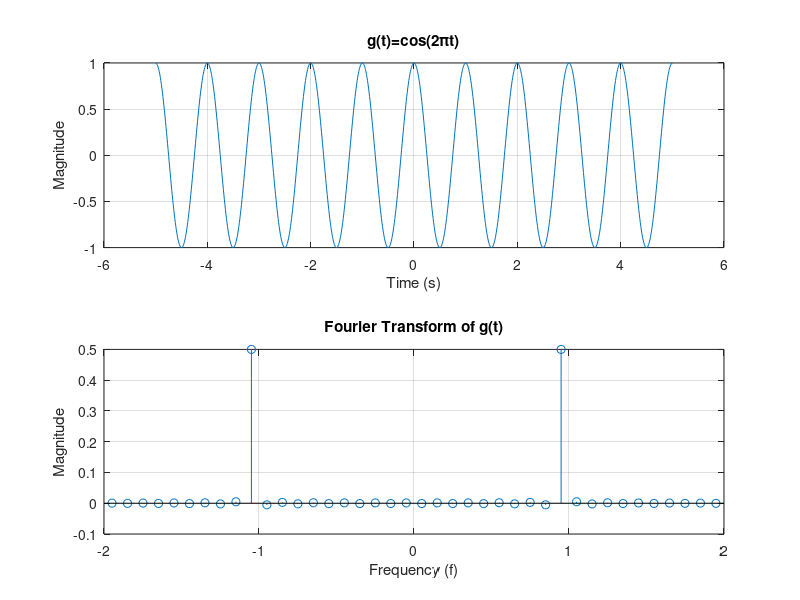

Reproduce this figure in MATLAB.
clear all; close all; clc;

W = 5;
fs = 100;
t = -W:1/fs:W;
N = length(t);
x = cos(2*pi*t);

% Fourier transform
bin_inc = fs/N;
f = (-N/2:1:N/2-1)*bin_inc;
X = zeros(1, length(f));
for i = 1:length(f)
    X = X + x(i)*exp(-j*2*pi*f(i)*t)/N;
end

figure(1);
subplot(2,1,1);
plot(t,x);
grid on;
title('g(t)=cos(2\pit)');
xlabel('Time (s)');
ylabel('Magnitude');

figure(1);
subplot(2,1,2);
stem(f,X);
xlim([-2 2]);
grid on;
title('Fourier Transform of g(t)');
ylabel('Magnitude');
xlabel('Frequency (f)');